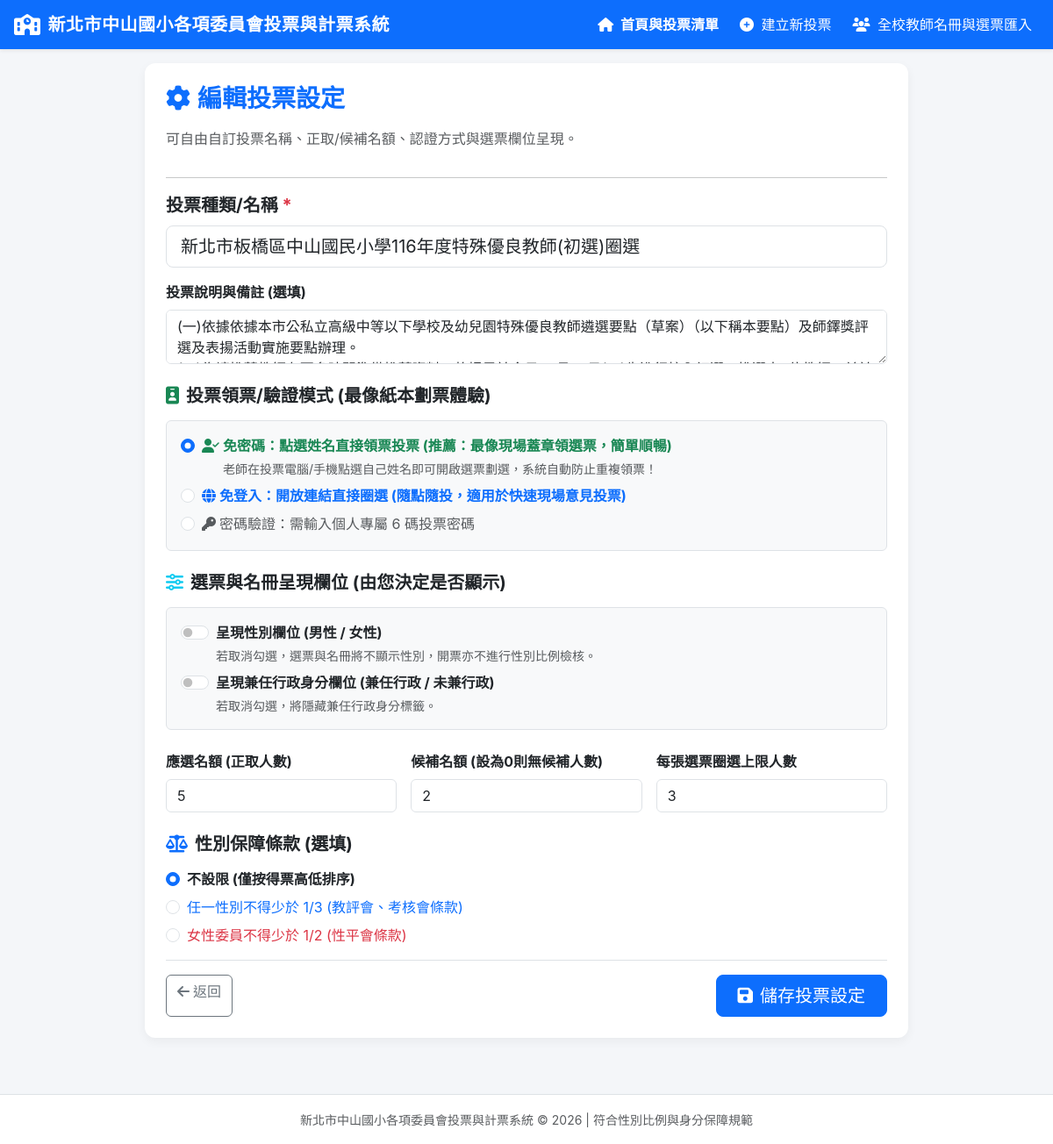
/committee/edit/4, run on an earlier commit of the app's database.
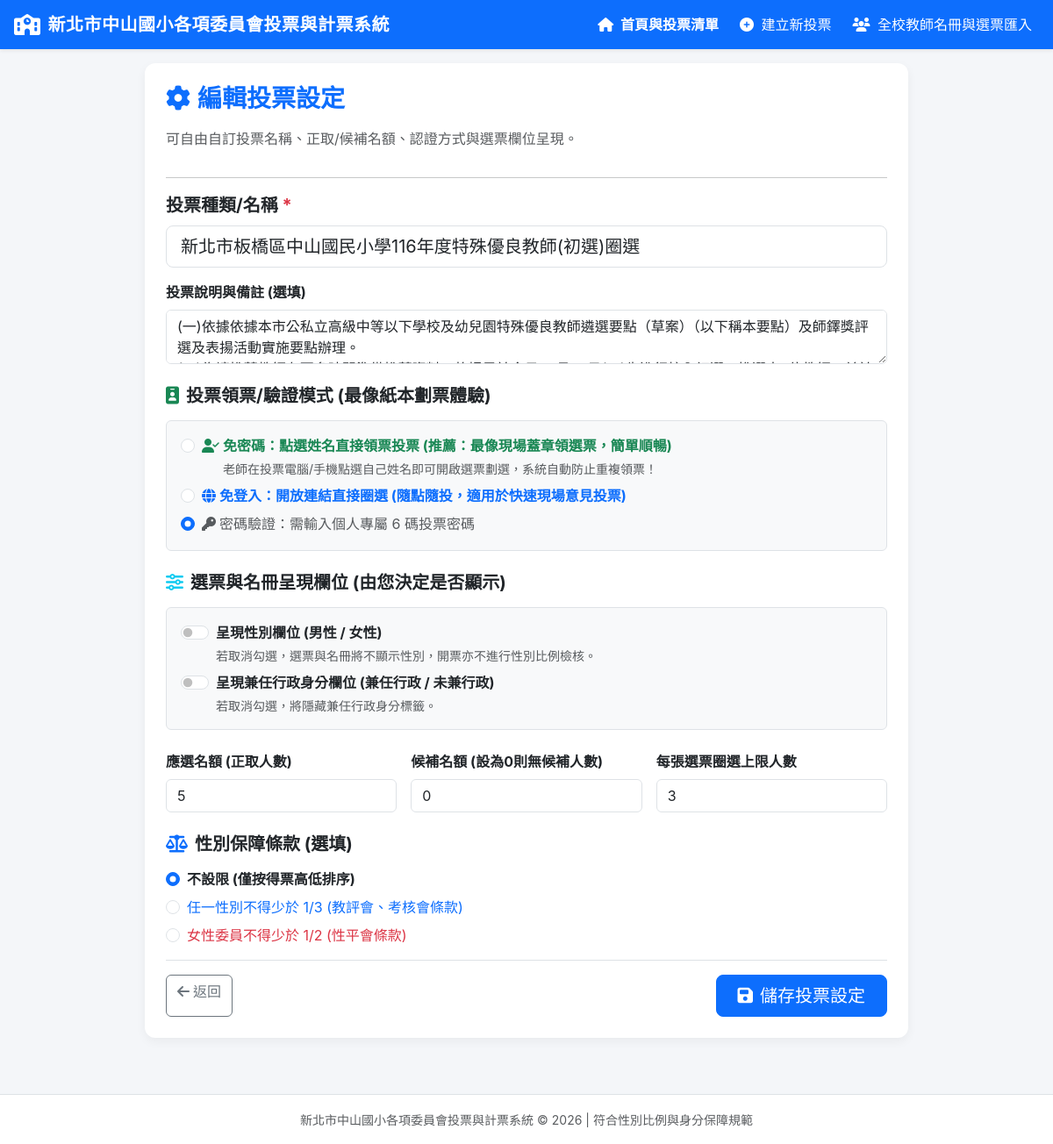
And on a later commit of the database.
### tables this page shows
CREATE TABLE committees (
        id INTEGER PRIMARY KEY AUTOINCREMENT,
        title TEXT NOT NULL,
        description TEXT,
        seats_count INTEGER NOT NULL DEFAULT 5,
        alternate_count INTEGER NOT NULL DEFAULT 2,
        max_votes_per_ballot INTEGER NOT NULL DEFAULT 5,
        gender_rule_type TEXT NOT NULL DEFAULT 'one_third', 
        -- options: 'none', 'one_third', 'half_female', 'custom'
        min_male_count INTEGER DEFAULT 0,
        min_female_count INTEGER DEFAULT 0,
        identity_rule_type TEXT DEFAULT 'none',
        -- options: 'none', 'non_admin_half', 'custom'
        min_non_admin_count INTEGER DEFAULT 0,
        status TEXT NOT NULL DEFAULT 'draft', -- 'draft', 'active', 'closed'
        created_at DATETIME DEFAULT CURRENT_TIMESTAMP
    , auth_mode TEXT DEFAULT 'direct', show_gender INTEGER DEFAULT 1, show_admin INTEGER DEFAULT 1);

### app.py (the view)
@app.route('/committee/edit/<int:committee_id>')
def committee_edit(committee_id):
    conn = get_db()
    cursor = conn.cursor()
    cursor.execute("SELECT * FROM committees WHERE id = ?", (committee_id,))
    committee = cursor.fetchone()
    conn.close()
    if not committee:
        return "投票項目不存在", 404
    return render_template('committee_form.html', committee=dict(committee))

### db.py (called while the page is built)
def get_db():
    conn = sqlite3.connect(DB_PATH)
    conn.row_factory = sqlite3.Row
    return conn

### templates/committee_form.html (shortened to what the changed rows need)
{% extends 'base.html' %}
{% block content %}
<div class="row justify-content-center">
    <div class="col-md-9">
        <div class="card card-custom bg-white p-4">
            <form id="committeeForm">
                <div class="mb-3">
                    <label for="title" class="form-label fw-bold fs-5">投票種類/名稱 <span class="text-danger">*</span></label>
                    <input type="text" class="form-control form-control-lg" id="title" required
                        placeholder="例：新北市板橋區中山國民小學116年度特殊優良教師(初選)圈選"
                        value="{{ committee.title if committee else '' }}">
                </div>
                <div class="mb-4">
                    <label for="description" class="form-label fw-bold">投票說明與備註 (選填)</label>
                    <textarea class="form-control" id="description" rows="2"
                        placeholder="填寫開票時間或投票注意事項">{{ committee.description if committee else '' }}</textarea>
                </div>
                <div class="card p-3 bg-light border mb-4">
                    {% set amode = committee.auth_mode if committee else 'direct' %}
                    <div class="form-check mb-2">
                        <input class="form-check-input" type="radio" name="auth_mode" id="auth_direct" value="direct" {{ 'checked' if amode == 'direct' }}>
                        <label class="form-check-label fw-bold text-success fs-6" for="auth_direct">
                            <i class="fa-solid fa-user-check me-1"></i>免密碼：點選姓名直接領票投票 (推薦：最像現場蓋章領選票，簡單順暢)
                        </label>
                        <div class="form-text ms-4">老師在投票電腦/手機點選自己姓名即可開啟選票劃選，系統自動防止重複領票！</div>
                    </div>
                    <div class="form-check">
                        <input class="form-check-input" type="radio" name="auth_mode" id="auth_passcode" value="passcode" {{ 'checked' if amode == 'passcode' }}>
                        <label class="form-check-label text-muted fs-6" for="auth_passcode">
                            <i class="fa-solid fa-key me-1"></i>密碼驗證：需輸入個人專屬 6 碼投票密碼
                        </label>
                    </div>
                </div>
                <div class="row g-3 mb-4">
                    <div class="col-md-4">
                        <label for="seats_count" class="form-label fw-bold">應選名額 (正取人數)</label>
                        <input type="number" class="form-control" id="seats_count" min="1" required
                            value="{{ committee.seats_count if committee is not none and committee.seats_count is not none else 7 }}">
                    </div>
                    <div class="col-md-4">
                        <label for="alternate_count" class="form-label fw-bold">候補名額 (設為0則無候補人數)</label>
                        <input type="number" class="form-control" id="alternate_count" min="0" required
                            value="{{ committee.alternate_count if committee is not none and committee.alternate_count is not none else 0 }}">
                    </div>
                    <div class="col-md-4">
                        <label for="max_votes_per_ballot" class="form-label fw-bold">每張選票圈選上限人數</label>
                        <input type="number" class="form-control" id="max_votes_per_ballot" min="1" required
                            value="{{ committee.max_votes_per_ballot if committee is not none and committee.max_votes_per_ballot is not none else 4 }}">
                    </div>
                </div>
                    {% set rule = committee.gender_rule_type if committee else 'none' %}
            </form>
        </div>
    </div>
</div>
{% endblock %}

What changed in the data, as far as the page shows it:
changed committees "新北市板橋區中山國民小學116年度特殊優良教師(初選)圈選": alternate_count "2" → "0"
Also different on the page:
form field auth_mode: "☑ 免密碼：點選姓名直接領票投票 (推薦：最像現場蓋章領選票，簡" → "☐ 免密碼：點選姓名直接領票投票 (推薦：最像現場蓋章領選票，簡"
form field auth_mode: "☐ 密碼驗證：需輸入個人專屬 6 碼投票密碼" → "☑ 密碼驗證：需輸入個人專屬 6 碼投票密碼"
